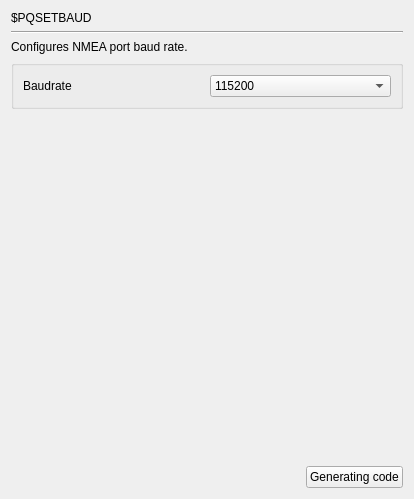
     <widget class="QWidget" name="page_PQSETBAUD">
      <layout class="QGridLayout" name="gridLayout_456">
       <item row="0" column="0">
        <widget class="QLabel" name="label_506">
         <property name="text">
          <string>$PQSETBAUD</string>
         </property>
        </widget>
       </item>
       <item row="1" column="0" colspan="3">
        <widget class="Line" name="line_131">
         <property name="orientation">
          <enum>Qt::Horizontal</enum>
         </property>
        </widget>
       </item>
       <item row="2" column="0" colspan="2">
        <widget class="QLabel" name="label_507">
         <property name="text">
          <string>Configures NMEA port baud rate.</string>
         </property>
        </widget>
       </item>
       <item row="3" column="0" colspan="3">
        <widget class="QGroupBox" name="groupBox_214">
         <property name="title">
          <string/>
         </property>
         <layout class="QGridLayout" name="gridLayout_239">
          <item row="0" column="0">
           <widget class="QLabel" name="label_481">
            <property name="text">
             <string>Baudrate</string>
            </property>
           </widget>
          </item>
          <item row="0" column="1">
           <widget class="QComboBox" name="comboBox_PQSETBAUD">
            <item>
             <property name="text">
              <string>115200</string>
             </property>
            </item>
            <item>
             <property name="text">
              <string>230400</string>
             </property>
            </item>
            <item>
             <property name="text">
              <string>460800</string>
             </property>
            </item>
            <item>
             <property name="text">
              <string>921600</string>
             </property>
            </item>
           </widget>
          </item>
         </layout>
        </widget>
       </item>
       <item row="4" column="2">
        <spacer name="verticalSpacer_131">
         <property name="orientation">
          <enum>Qt::Vertical</enum>
         </property>
         <property name="sizeHint" stdset="0">
          <size>
           <width>20</width>
           <height>351</height>
          </size>
         </property>
        </spacer>
       </item>
       <item row="5" column="1">
        <spacer name="horizontalSpacer_131">
         <property name="orientation">
          <enum>Qt::Horizontal</enum>
         </property>
         <property name="sizeHint" stdset="0">
          <size>
           <width>202</width>
           <height>20</height>
          </size>
         </property>
        </spacer>
       </item>
       <item row="5" column="2">
        <widget class="QPushButton" name="GC_PQSETBAUD">
         <property name="text">
          <string>Generating code</string>
         </property>
        </widget>
       </item>
      </layout>
     </widget>
